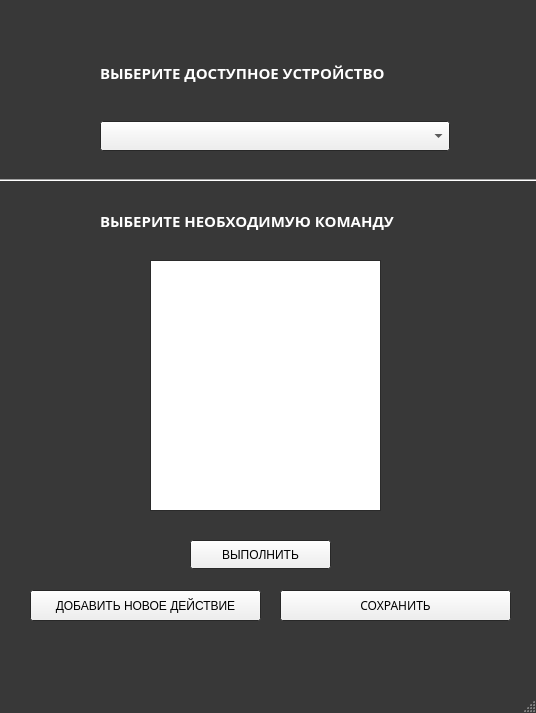
<?xml version="1.0" encoding="UTF-8"?>
<ui version="4.0">
 <class>MainWindow</class>
 <widget class="QMainWindow" name="MainWindow">
  <property name="geometry">
   <rect>
    <x>0</x>
    <y>0</y>
    <width>536</width>
    <height>713</height>
   </rect>
  </property>
  <property name="palette">
   <palette>
    <active>
     <colorrole role="Base">
      <brush brushstyle="SolidPattern">
       <color alpha="255">
        <red>255</red>
        <green>255</green>
        <blue>255</blue>
       </color>
      </brush>
     </colorrole>
     <colorrole role="Window">
      <brush brushstyle="SolidPattern">
       <color alpha="255">
        <red>56</red>
        <green>56</green>
        <blue>56</blue>
       </color>
      </brush>
     </colorrole>
     <colorrole role="AlternateBase">
      <brush brushstyle="SolidPattern">
       <color alpha="255">
        <red>170</red>
        <green>255</green>
        <blue>255</blue>
       </color>
      </brush>
     </colorrole>
    </active>
    <inactive>
     <colorrole role="Base">
      <brush brushstyle="SolidPattern">
       <color alpha="255">
        <red>255</red>
        <green>255</green>
        <blue>255</blue>
       </color>
      </brush>
     </colorrole>
     <colorrole role="Window">
      <brush brushstyle="SolidPattern">
       <color alpha="255">
        <red>56</red>
        <green>56</green>
        <blue>56</blue>
       </color>
      </brush>
     </colorrole>
     <colorrole role="AlternateBase">
      <brush brushstyle="SolidPattern">
       <color alpha="255">
        <red>170</red>
        <green>255</green>
        <blue>255</blue>
       </color>
      </brush>
     </colorrole>
    </inactive>
    <disabled>
     <colorrole role="Base">
      <brush brushstyle="SolidPattern">
       <color alpha="255">
        <red>56</red>
        <green>56</green>
        <blue>56</blue>
       </color>
      </brush>
     </colorrole>
     <colorrole role="Window">
      <brush brushstyle="SolidPattern">
       <color alpha="255">
        <red>56</red>
        <green>56</green>
        <blue>56</blue>
       </color>
      </brush>
     </colorrole>
     <colorrole role="AlternateBase">
      <brush brushstyle="SolidPattern">
       <color alpha="255">
        <red>170</red>
        <green>255</green>
        <blue>255</blue>
       </color>
      </brush>
     </colorrole>
    </disabled>
   </palette>
  </property>
  <property name="font">
   <font>
    <family>Segoe UI</family>
   </font>
  </property>
  <property name="windowTitle">
   <string>Gripper control</string>
  </property>
  <widget class="QWidget" name="centralwidget">
   <widget class="Line" name="line">
    <property name="geometry">
     <rect>
      <x>0</x>
      <y>170</y>
      <width>541</width>
      <height>20</height>
     </rect>
    </property>
    <property name="orientation">
     <enum>Qt::Horizontal</enum>
    </property>
   </widget>
   <widget class="QLabel" name="label_2">
    <property name="geometry">
     <rect>
      <x>100</x>
      <y>210</y>
      <width>351</width>
      <height>21</height>
     </rect>
    </property>
    <property name="palette">
     <palette>
      <active>
       <colorrole role="WindowText">
        <brush brushstyle="SolidPattern">
         <color alpha="255">
          <red>255</red>
          <green>255</green>
          <blue>255</blue>
         </color>
        </brush>
       </colorrole>
      </active>
      <inactive>
       <colorrole role="WindowText">
        <brush brushstyle="SolidPattern">
         <color alpha="255">
          <red>255</red>
          <green>255</green>
          <blue>255</blue>
         </color>
        </brush>
       </colorrole>
      </inactive>
      <disabled>
       <colorrole role="WindowText">
        <brush brushstyle="SolidPattern">
         <color alpha="255">
          <red>190</red>
          <green>190</green>
          <blue>190</blue>
         </color>
        </brush>
       </colorrole>
      </disabled>
     </palette>
    </property>
    <property name="font">
     <font>
      <family>Comfortaa</family>
      <pointsize>11</pointsize>
      <weight>75</weight>
      <bold>true</bold>
     </font>
    </property>
    <property name="layoutDirection">
     <enum>Qt::LeftToRight</enum>
    </property>
    <property name="text">
     <string>ВЫБЕРИТЕ НЕОБХОДИМУЮ КОМАНДУ</string>
    </property>
   </widget>
   <widget class="QWidget" name="layoutWidget">
    <property name="geometry">
     <rect>
      <x>100</x>
      <y>30</y>
      <width>350</width>
      <height>121</height>
     </rect>
    </property>
    <layout class="QVBoxLayout" name="verticalLayout">
     <item>
      <widget class="QLabel" name="label">
       <property name="palette">
        <palette>
         <active>
          <colorrole role="WindowText">
           <brush brushstyle="SolidPattern">
            <color alpha="255">
             <red>255</red>
             <green>255</green>
             <blue>255</blue>
            </color>
           </brush>
          </colorrole>
          <colorrole role="Text">
           <brush brushstyle="SolidPattern">
            <color alpha="255">
             <red>255</red>
             <green>255</green>
             <blue>255</blue>
            </color>
           </brush>
          </colorrole>
          <colorrole role="PlaceholderText">
           <brush brushstyle="SolidPattern">
            <color alpha="128">
             <red>255</red>
             <green>255</green>
             <blue>255</blue>
            </color>
           </brush>
          </colorrole>
         </active>
         <inactive>
          <colorrole role="WindowText">
           <brush brushstyle="SolidPattern">
            <color alpha="255">
             <red>255</red>
             <green>255</green>
             <blue>255</blue>
            </color>
           </brush>
          </colorrole>
          <colorrole role="Text">
           <brush brushstyle="SolidPattern">
            <color alpha="255">
             <red>255</red>
             <green>255</green>
             <blue>255</blue>
            </color>
           </brush>
          </colorrole>
          <colorrole role="PlaceholderText">
           <brush brushstyle="SolidPattern">
            <color alpha="128">
             <red>255</red>
             <green>255</green>
             <blue>255</blue>
            </color>
           </brush>
          </colorrole>
         </inactive>
         <disabled>
          <colorrole role="WindowText">
           <brush brushstyle="SolidPattern">
            <color alpha="255">
             <red>190</red>
             <green>190</green>
             <blue>190</blue>
            </color>
           </brush>
          </colorrole>
          <colorrole role="Text">
           <brush brushstyle="SolidPattern">
            <color alpha="255">
             <red>190</red>
             <green>190</green>
             <blue>190</blue>
            </color>
           </brush>
          </colorrole>
          <colorrole role="PlaceholderText">
           <brush brushstyle="SolidPattern">
            <color alpha="128">
             <red>0</red>
             <green>0</green>
             <blue>0</blue>
            </color>
           </brush>
          </colorrole>
         </disabled>
        </palette>
       </property>
       <property name="font">
        <font>
         <family>Comfortaa</family>
         <pointsize>11</pointsize>
         <weight>75</weight>
         <bold>true</bold>
        </font>
       </property>
       <property name="text">
        <string>ВЫБЕРИТЕ ДОСТУПНОЕ УСТРОЙСТВО</string>
       </property>
      </widget>
     </item>
     <item>
      <widget class="QComboBox" name="comboBox">
       <property name="font">
        <font>
         <family>Comfortaa</family>
         <pointsize>11</pointsize>
        </font>
       </property>
      </widget>
     </item>
    </layout>
   </widget>
   <widget class="QListWidget" name="actList">
    <property name="geometry">
     <rect>
      <x>150</x>
      <y>260</y>
      <width>231</width>
      <height>251</height>
     </rect>
    </property>
    <property name="font">
     <font>
      <family>Comfortaa</family>
      <weight>50</weight>
      <bold>false</bold>
     </font>
    </property>
    <property name="autoFillBackground">
     <bool>false</bool>
    </property>
   </widget>
   <widget class="QPushButton" name="sendBtn">
    <property name="geometry">
     <rect>
      <x>190</x>
      <y>540</y>
      <width>141</width>
      <height>29</height>
     </rect>
    </property>
    <property name="text">
     <string>ВЫПОЛНИТЬ</string>
    </property>
   </widget>
   <widget class="QPushButton" name="addNewMove">
    <property name="geometry">
     <rect>
      <x>30</x>
      <y>590</y>
      <width>231</width>
      <height>31</height>
     </rect>
    </property>
    <property name="text">
     <string>ДОБАВИТЬ НОВОЕ ДЕЙСТВИЕ</string>
    </property>
   </widget>
   <widget class="QPushButton" name="saveBtn">
    <property name="geometry">
     <rect>
      <x>280</x>
      <y>590</y>
      <width>231</width>
      <height>31</height>
     </rect>
    </property>
    <property name="font">
     <font>
      <family>Comfortaa</family>
     </font>
    </property>
    <property name="text">
     <string>СОХРАНИТЬ</string>
    </property>
   </widget>
  </widget>
  <widget class="QMenuBar" name="menubar">
   <property name="geometry">
    <rect>
     <x>0</x>
     <y>0</y>
     <width>536</width>
     <height>25</height>
    </rect>
   </property>
  </widget>
  <widget class="QStatusBar" name="statusbar"/>
 </widget>
 <resources/>
 <connections/>
</ui>
